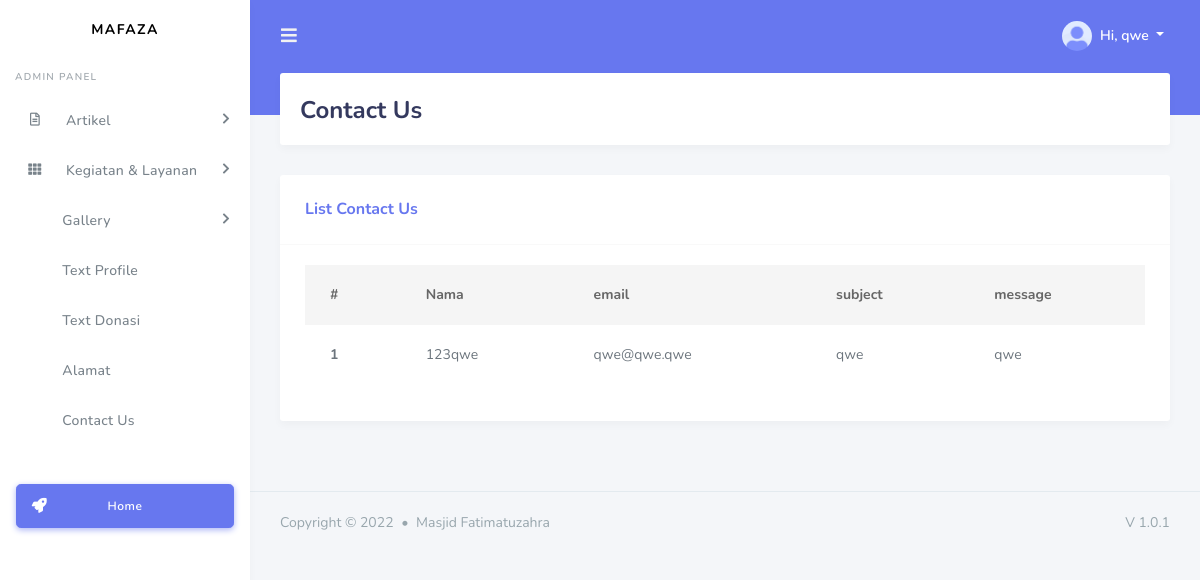
Page /admin?page=list-contact-us (signed in) on the committed database.
### tables this page shows
CREATE TABLE `t_contact_us` (
  `id_contact_us` int(11) NOT NULL,
  `nama` varchar(100) NOT NULL,
  `email` varchar(100) NOT NULL,
  `subject` varchar(100) NOT NULL,
  `message` varchar(255) NOT NULL,
  `created_at` timestamp NOT NULL DEFAULT current_timestamp()
);

### core/list_contact_us.php (the view, shortened to what this page needs)
<?php
include_once("../config.php");
if ($result = $mysqli->query("SELECT * FROM t_contact_us ORDER BY id_contact_us DESC")) {
}
?>
<section class="section">
  <div class="section-header">
    <h1>Contact Us</h1>
  </div>
  <div class="section-body">
    <div class="row">
      <div class="col-12 col-md-12 col-lg-12">
        <div class="card">
          <div class="card-header">
            <h4>List Contact Us</h4>
          </div>
          <div class="card-body">
            <div class="table-responsive">
              <table class="table table-hover">
                <thead>
                  <tr>
                    <th scope="col">#</th>
                    <th scope="col">Nama</th>
                    <th scope="col">email</th>
                    <th scope="col">subject</th>
                    <th scope="col">message</th>
                  </tr>
                </thead>
                <tbody>
                  <?php
                  $no = 1;
                  while ($d = mysqli_fetch_array($result)) {
                    echo '<tr>';
                    echo '<th scope="row">' . $no++ . '</th>';
                    echo "<td>" . $d['nama'] . "</td>";
                    echo "<td>" . $d['email'] . "</td>";
                    echo "<td>" . $d['subject'] . "</td>";
                    echo "<td>" . $d['message'] . "</td>";
                    echo '</tr>';
                  }
                  ?>
                </tbody>
              </table>
            </div>
          </div>
        </div>
      </div>
    </div>
  </div>
</section>

### rows in the picture
t_contact_us: nama "123qwe", email "qwe@qwe.qwe", subject "qwe", message "qwe"

### other values in the picture
$_SESSION['nama'] "qwe"
